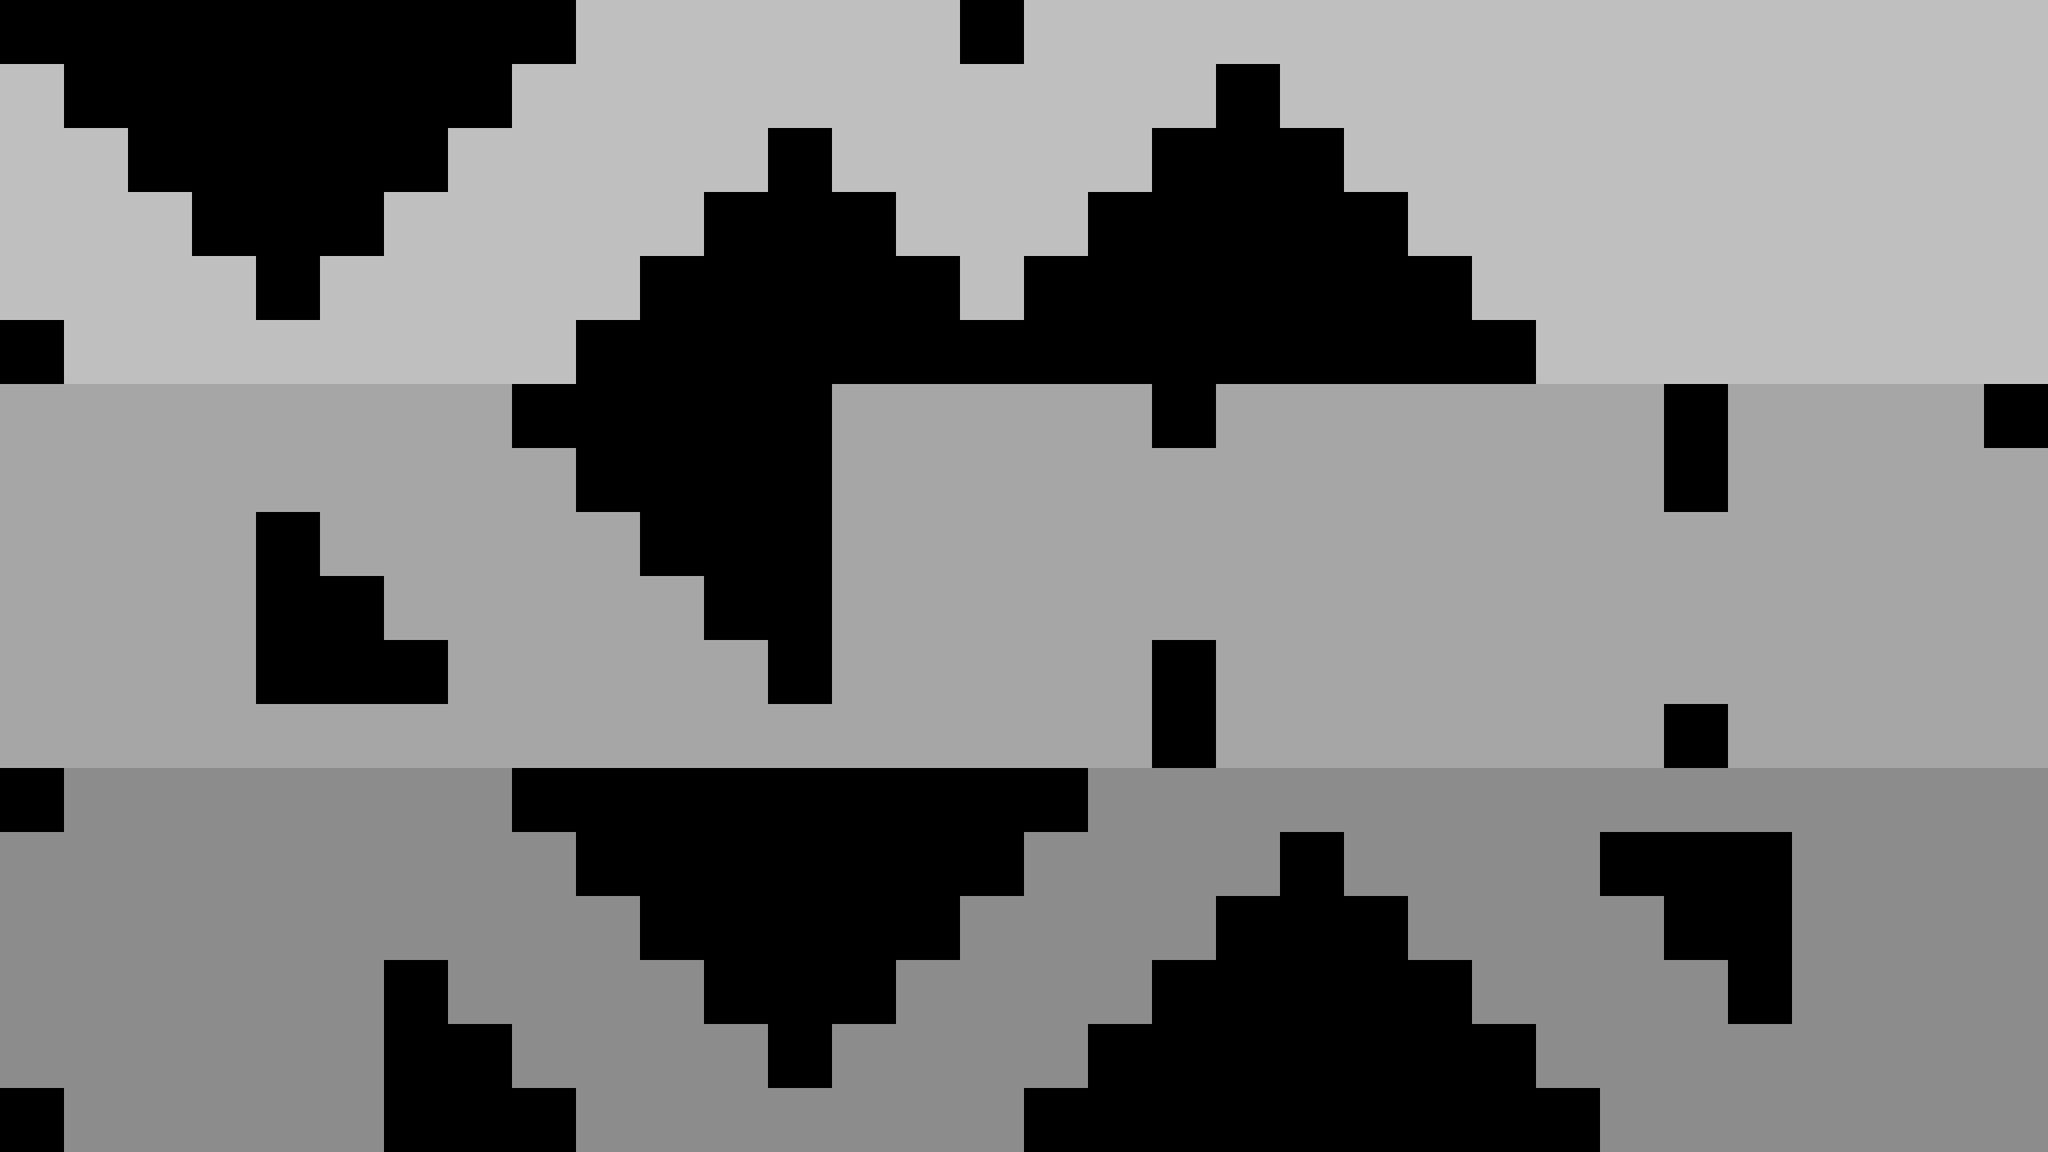

The image is a tile-based game level rendered from a .tmx file. Its description and source (layers, tilesets, objects; grid data summarised) follow:
An orthogonal 32x18 tile map with 80x80 px tiles, 2 tile layers (bg, blocks).

<map version="1.0" orientation="orthogonal" renderorder="right-down" width="32" height="18" tilewidth="80" tileheight="80">
 <tileset firstgid="1" name="blocks" tilewidth="80" tileheight="80">
  <image source="blocks.png" width="320" height="80" />
 </tileset>
 <layer name="bg" width="32" height="18" opacity="0.75">
  <data>[576 cells, 576 non-empty, 3 distinct tile ids]</data>
 </layer>
 <layer name="blocks" width="32" height="18">
  <data>[576 cells, 159 non-empty, 1 distinct tile ids]</data>
 </layer>
</map>
